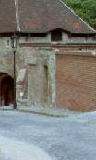
#> input picture HumanDetection/ImageData/Test_images_Neg/00000003a_cut.bmp, 96 x 160 px
$ python canny_edge_detector.py ../HumanDetection/ImageData/Test_images_Neg/00000003a_cut.bmp 5 5
#> lines starting #> are read from the running program, lines starting #| are printed output that depends on the picture; after the words box and inside, x2 and y2 are one past the last pixel; in counts of white or black regions, pixels touching at a corner belong together
'''
Source code for edge detection using Canny Edge Detector
'''
import numpy as np
import sys
import cv2
import math

def compute_convolution(img):
    '''
    Function to compute convolution of image with gaussian filter
    '''
    #define a new matrix of the size of image and initialize all pixels with zero
    convolution_result = np.zeros(shape=img.shape)

    #initializa gaussian mask of size 7x7 normalizing value by
    #dividing all the elements with 140, as sum of all the pixels in the mask i
    mask = (1.0/140.0)*np.array([(1,1,2,2,2,1,1),
                    (1,2,2,4,2,2,1),
                    (2,2,4,8,4,2,2),
                    (2,4,8,16,8,4,2),
                    (2,2,4,8,4,2,2),
                    (1,2,2,4,2,2,1),
                    (1,1,2,2,2,1,1)])

    #perform convolution and store the result in "convolution_result"
    for row in range(img.shape[0]-6):
        for col in range(img[row].size-6):
            filter_sum = 0
            for i in range (0,7):
                for j in range (0,7):
                    filter_sum = filter_sum + img[row+i,col+j]*mask[i,j]
            convolution_result[row+3,col+3] = filter_sum
    return convolution_result

def compute_gradient_results(img):
    '''
    Function to compute normalized horizontal gradient, normalized vertical gradient,
    Normalized Gradient Magnitude and Gradient Angle
    '''
    #Sobel Filter Mask to calculate Horizontal(x) gradient
    sobel_x = (1/4)*np.array([(-1,0,1),
                (-2,0,2),
                (-1,0,1)])
    #Sobel Filter Mask to calculate Vertical(y) gradient
    sobel_y = (1/4)*np.array([(1,2,1),
                (0,0,0),
                (-1,-2,-1)])

    #initialize matrices to store the value of horizontal and vertical gradient,
    #normalized horizontal and vertical gradient, normalized gradient magnitude
    #and gradient angle
    gradientx = np.zeros(shape=img.shape)
    gradientx_normalized = np.zeros(shape=img.shape)
    gradienty = np.zeros(shape=img.shape)
    gradienty_normalized = np.zeros(shape=img.shape)
    gradient_magnitude = np.zeros(shape=img.shape)
    gradient_angle = np.zeros(shape=img.shape)

    #find the gradient values by perfoeming convolution
    for row in range(4,img.shape[0]-5):
        for col in range(4,img[row].size-5):
            #calculate Value at current pixel (row,col)
            #after applying sobel operator
            sobel_gx = 0
            sobel_gy = 0
            for i in range (0,3):
                for j in range (0,3):
                    sobel_gx = sobel_gx + img[row+i,col+j]*sobel_x[i,j]
                    sobel_gy = sobel_gy + img[row+i,col+j]*sobel_y[i,j]
            gx = sobel_gx
            gradientx[row+1,col+1] = gx
            #calculate normalized horizontal gradient
            gradientx_normalized[row+1,col+1] = abs(gx)
            gy = sobel_gy
            gradienty[row+1,col+1] = gy
            #calculate normalized vertical gradient
            gradienty_normalized[row+1,col+1] = abs(gy)
            #normalize gradient magnitude by dividing by sqrt(2)
            gradient_magnitude[row+1,col+1]=((gx**2+gy**2)**(0.5))/(1.4142)
            #calculate gradient angle based on sobel horizontal gradient and vertical gradient
            angle = 0
            if(gx == 0):
                if( gy > 0):
                    angle = 90
                else:
                    angle = -90
            else:
                angle = math.degrees(math.atan(gy/gx))
            if (angle < 0):
                angle = angle + 360
            gradient_angle[row+1,col+1]  = angle
    return [gradientx_normalized, gradienty_normalized, gradient_magnitude, gradient_angle]

def compute_nonMaximaSuppressed_image(gradient, gradient_angle):
    '''
    function to perform non maxima suppression
    gradient = a matrix containing gradient values at each pixel of the image
    gradient_angle = a matrix containing gradient angle at each pixel of the image
    '''
    #initialize matrix with zeros to store the output of non maxima suppression
    nms = np.zeros(shape=gradient.shape)
    for row in range(5,gradient.shape[0]-5):
        for col in range(5,gradient[row].size-5):
            angle = gradient_angle[row,col]
            # gradient at current pixel
            curr = gradient[row,col]
            val = 0
            #sector zero
            if( 0 <= angle <= 22.5 or  157.5 < angle <= 202.5 or 337.5 < angle <= 360):
                val = curr if (curr > gradient[row,col+1] and curr > gradient[row,col-1]) else 0
            #sector one
            elif ( 22.5 < angle <= 67.5 or  202.5 < angle <= 247.5):
                val = curr if (curr > gradient[row+1,col-1] and curr > gradient[row-1,col+1]) else 0
            #sector two
            elif ( 67.5 < angle <= 112.5 or  247.5 < angle <= 292.5):
                val = curr if (curr > gradient[row+1,col] and curr > gradient[row-1,col]) else 0
            #sector three
            elif ( 112.5 < angle <= 157.5 or  292.5 < angle <= 337.5):
                val = curr if (curr > gradient[row+1,col+1] and curr > gradient[row-1,col-1]) else 0
            nms[row,col] = val
    return nms

def compute_double_thresholding(nms, gradient_angle, T1, T2):
    '''
    Function to compute double thresholding on the normalizaed non maxima suppressed image
    '''
    # initialize array with zeros to store threshold output calculated from non maximum suppression output
    dt_img = np.zeros(shape=nms.shape)
    for row in range(5,nms.shape[0]-5):
        for col in range(5,nms[row].size-5):
            # check if the current pixel value is less than T1
            # then assign 0 in the output
            if nms[row,col] < T1:
                dt_img[row,col] = 0
            # check if the current pixel value is greater than T2
            # then assign 255 in the output
            elif nms[row,col] > T2:
                dt_img[row,col] = 255
            # check if the current pixel value is in between T1 and T2
            # then check 8 neighbor of the current pixel
            else:
                curr = gradient_angle[row, col]
                done = False
                for i in range(row-1,row+2):
                    for j in range(col-1,col+2):
                        if i == row and j == col:
                            continue
                        if nms[i,j]>T2 and abs(gradient_angle[i,j]-curr)<=45:
                            dt_img[row,col] = 255
                            done =True
                            break
                    if done:
                        break
                if not done:
                    dt_img[row,col] = 0
    return dt_img

def save_output(file, con, gradient_x, gradient_y, gradient, nms, threshold):
    filename = file.split('.')[0]
    cv2.imwrite(filename+'_gaussian.bmp', con)
    cv2.imwrite(filename+"_gradientX.bmp",gradient_x)
    cv2.imwrite(filename+"_gradientY.bmp",gradient_y)
    cv2.imwrite(filename+"_gradient.bmp",gradient)
    cv2.imwrite(filename+"_nms.bmp",nms)
    cv2.imwrite(filename+"_thresholding.bmp",threshold)

def main():
    file = sys.argv[1]
    T1 = int(sys.argv[2])
    T2 = int(sys.argv[3])
    image = cv2.imread(file,0)
#> image: shape (160, 96); min 0, max 235, mean 125.1
    convolution_output = compute_convolution(image)
#> after the loop in compute_convolution, `for row in range(img.shape[0]-6):`:
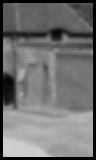
#> convolution_result: shape (160, 96) float64; min 0, max 209, mean 112.9
    gradients = compute_gradient_results(convolution_output)
#> after the loop in compute_gradient_results, `for row in range(4,img.shape[0]-5):`:
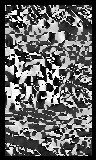
#> gradient_angle: shape (160, 96) float64; min 0, max 360, mean 138.9; drawn with min black and max white
#> after the loop in compute_gradient_results, `for row in range(4,img.shape[0]-5):`:
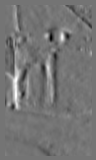
#> gradientx: shape (160, 96) float64; min -47.48, max 56.1, mean 0.1; drawn with min black and max white
#> after the loop in compute_gradient_results, `for row in range(4,img.shape[0]-5):`:
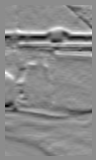
#> gradienty: shape (160, 96) float64; min -58.71, max 47.51, mean -1; drawn with min black and max white
#> after the loop in compute_gradient_results, `for row in range(4,img.shape[0]-5):`:
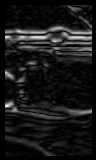
#> gradienty_normalized: shape (160, 96) float64; min 0, max 58.71, mean 5.6; drawn with min black and max white
#> gradients = 4 items
    gradient_x = gradients[0]
    gradient_y = gradients[1]
    gradient_magnitude = gradients[2]
    gradient_angles = gradients[3]
    non_maximum_suppressed_output = compute_nonMaximaSuppressed_image(gradient_magnitude, gradient_angles)
    double_threshold_output = compute_double_thresholding(non_maximum_suppressed_output, gradient_angles, T1, T2)
#> after the loop in compute_double_thresholding, `for row in range(5,nms.shape[0]-5):`:
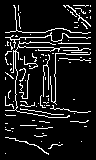
#> dt_img: shape (160, 96) float64; 10.5% white in thin lines or dots, all inside (x1, y1, x2, y2) = (5, 5, 91, 155)
    save_output(file, convolution_output, gradient_x, gradient_y, gradient_magnitude,
                non_maximum_suppressed_output, double_threshold_output)
#> in save_output, `cv2.imwrite(filename+"_nms.bmp",nms)`:
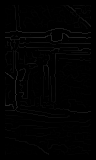
#> saved as _nms.bmp: shape (160, 96); min 0, max 42, mean 1.8

if __name__ == '__main__':
    main()

$ run again, on HumanDetection/ImageData/Test_images_Neg/00000118a_cut.bmp
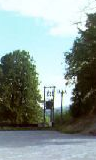
#> input picture HumanDetection/ImageData/Test_images_Neg/00000118a_cut.bmp, 96 x 160 px
#> after the loop in compute_gradient_results, `for row in range(4,img.shape[0]-5):`:
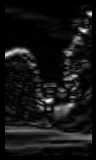
#> gradienty_normalized: shape (160, 96) float64; min 0, max 77.1, mean 6.2; drawn with min black and max white
#> gradients = 4 items
#> in save_output, `cv2.imwrite(filename+"_nms.bmp",nms)`:
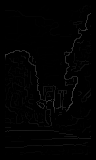
#> saved as _nms.bmp: shape (160, 96); min 0, max 68, mean 1.9

$ run again, on HumanDetection/ImageData/Test_images_Neg/no_person__no_bike_258_Cut.bmp
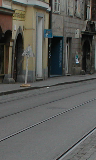
#> input picture HumanDetection/ImageData/Test_images_Neg/no_person__no_bike_258_Cut.bmp, 96 x 160 px
#> after the loop in compute_gradient_results, `for row in range(4,img.shape[0]-5):`:
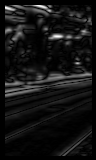
#> gradienty_normalized: shape (160, 96) float64; min 0, max 47.47, mean 3.7; drawn with min black and max white
#> gradients = 4 items
#> in save_output, `cv2.imwrite(filename+"_gradientY.bmp",gradient_y)`:
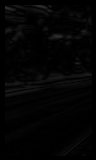
#> saved as _gradientY.bmp: shape (160, 96); min 0, max 47, mean 3.7

$ run again, on HumanDetection/ImageData/Test_images_Neg/no_person__no_bike_264_cut.bmp
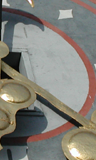
#> input picture HumanDetection/ImageData/Test_images_Neg/no_person__no_bike_264_cut.bmp, 96 x 160 px
#> gradients = 4 items
#> in save_output, `cv2.imwrite(filename+"_nms.bmp",nms)`:
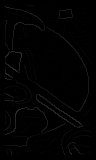
#> saved as _nms.bmp: shape (160, 96); min 0, max 47, mean 1.9
